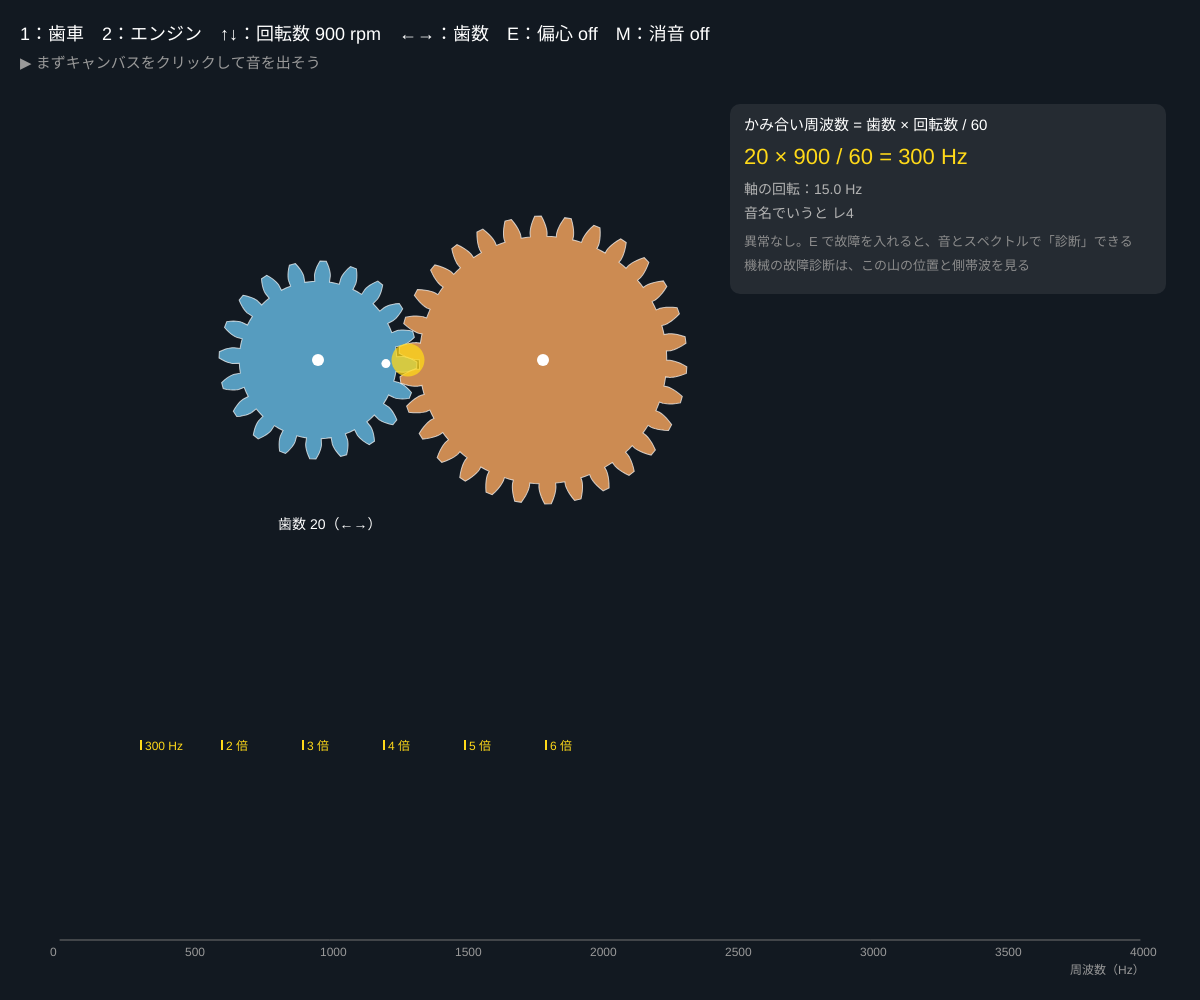
Frame 1 (no input)
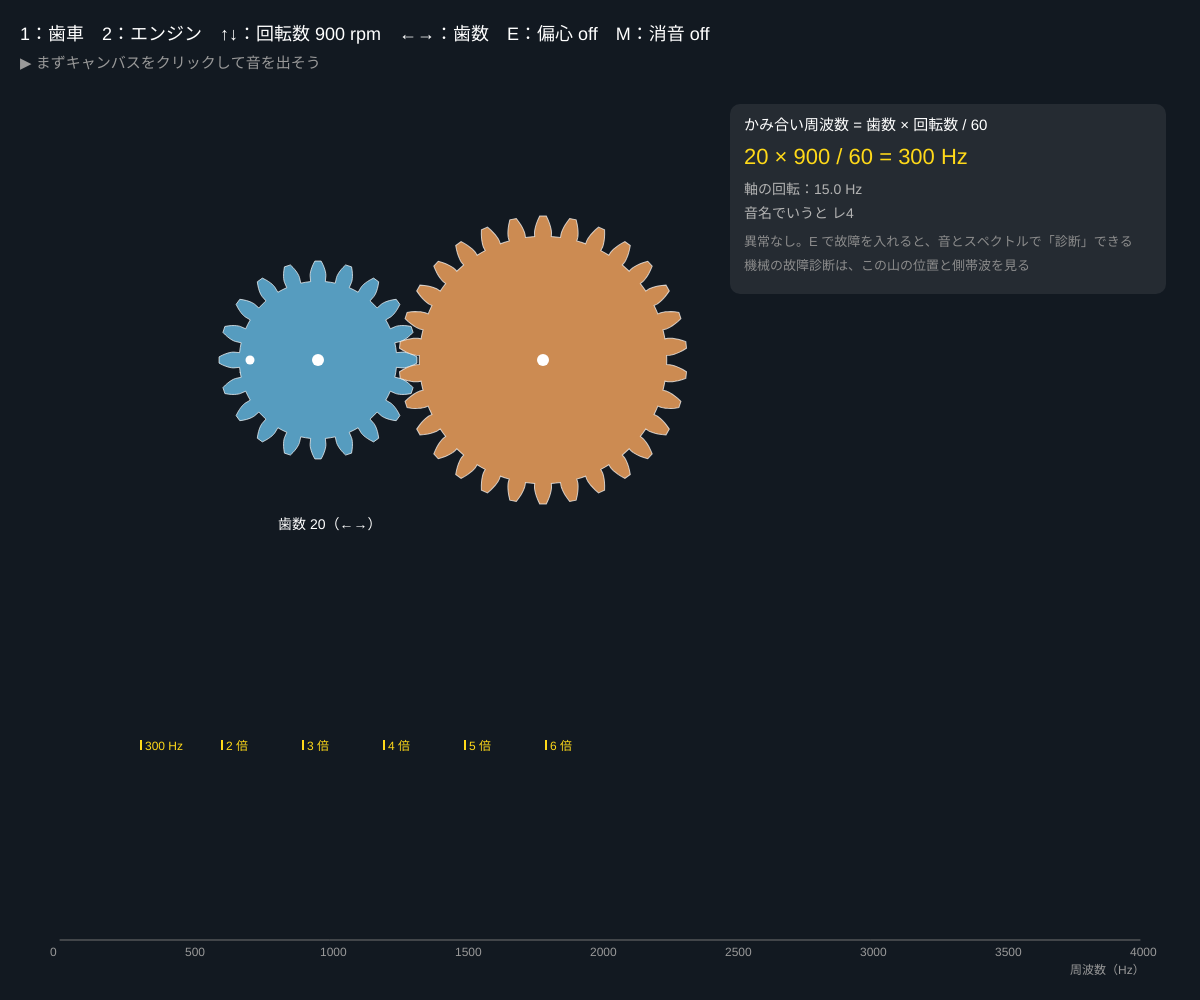
Frame 60 (no input)
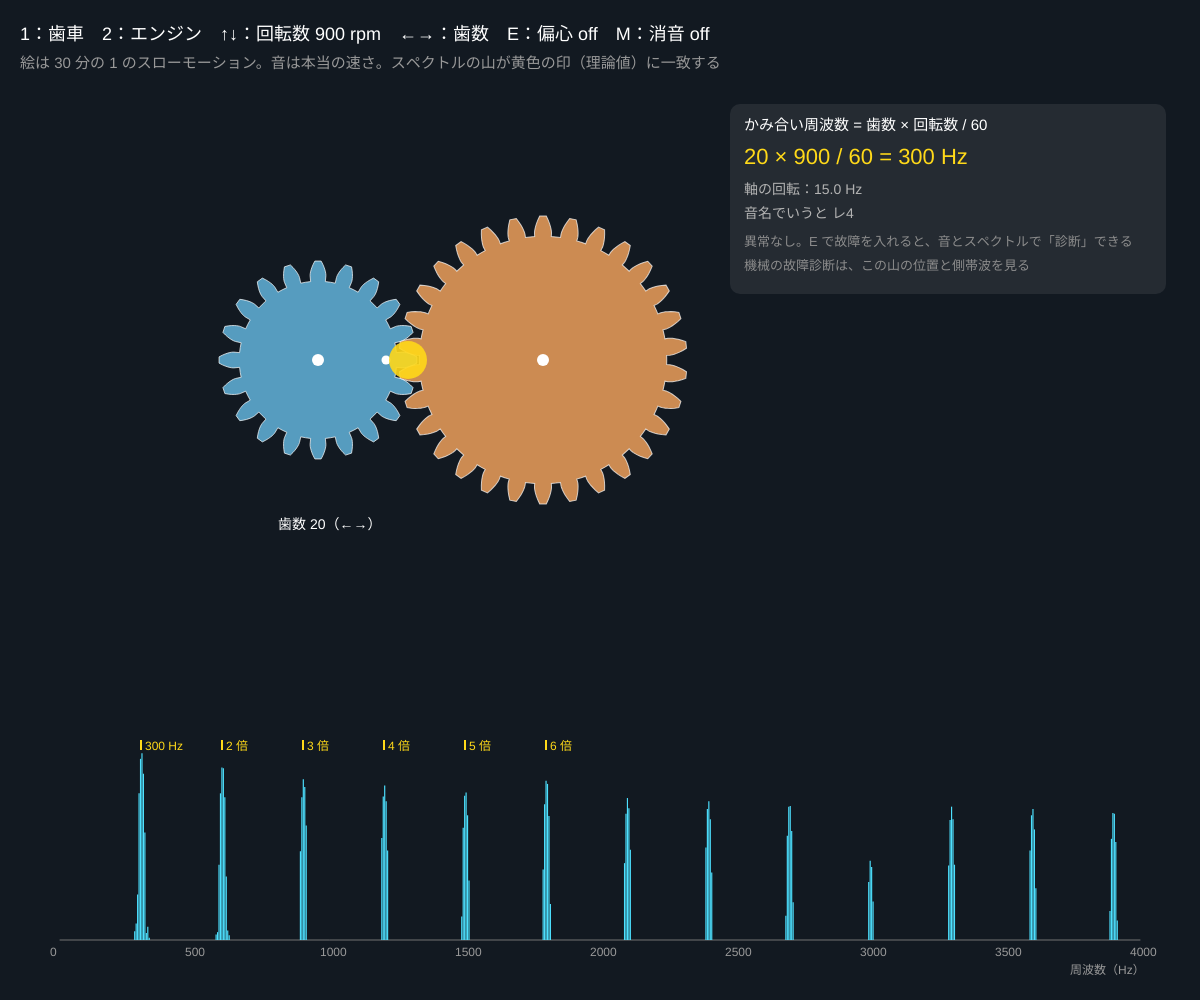
Frame 120 (the mouse pressed at the canvas centre since frame 60)

The p5.js sketch that drew these frames (run headless with seeded random() and noise() and a simulated clock; from frame 60 on, the mouse is pressed at the canvas centre):

// p5.js sketch
// ── sketch.js
// ============================================
// 13 機械の音 🔊
// 機械の音の高さは「1 秒に何回ぶつかるか」で決まる
//   歯車：かみ合い周波数 = 歯数 × 回転数 / 60　　エンジン（4 サイクル）：爆発の周波数 = 気筒数 × 回転数 / 120
// まずクリックで音を出す / 1 = 歯車 / 2 = エンジン / ↑↓（押し続ける）= 回転数 / ←→ = 歯数・気筒数 / E = 偏心（歯車）・失火（エンジン）/ M = 消音
// ※ 一番下の「音を鳴らすための道具」まで全部コピーしてください
// ============================================

let machineId = 1;            // 1 歯車 / 2 エンジン
let rpm = 900;                // ★ 回転数（1 分あたり）
let gearZ = 20;               // ★ 駆動歯車の歯数
let cylList = [1, 2, 3, 4, 6, 8], cylId = 3;   // ★ 気筒数の候補
let fault = false;            // 偏心・失火（異常）
let muted = false;
let volume = 0.12;            // ★ 音の大きさ（0〜0.3）
let slowMo = 1 / 30;          // ★ 絵のスローモーション倍率
let crank = 0;                // 回転角（絵のため）
let outA = [], outB = [];
const PA = (20 * Math.PI) / 180;

function setup() {
  createCanvas(windowWidth, windowHeight);
  colorMode(HSB, 360, 100, 100, 100);
  rebuild();
}
function rebuild() { outA = makeGearOutline(gearZ, 9, PA); outB = makeGearOutline(30, 9, PA); }

// ★ 音の高さを決める 2 つの周波数（Hz）
function frequencies() {
  let shaft = rpm / 60;                                   // 軸が 1 秒に回る回数
  if (machineId === 1) return { main: gearZ * shaft, slow: shaft, mainName: 'かみ合い周波数 = 歯数 × 回転数 / 60', slowName: '軸の回転' };
  return { main: (cylList[cylId] * rpm) / 120, slow: rpm / 120, mainName: '爆発の周波数 = 気筒数 × 回転数 / 120', slowName: '1 サイクル（2 回転）' };
}

function draw() {
  background(212, 45, 13);
  if (keyIsDown(UP_ARROW)) rpm *= 1.012;
  if (keyIsDown(DOWN_ARROW)) rpm /= 1.012;
  rpm = constrain(rpm, 200, 7000);
  let fq = frequencies();
  crank += (rpm / 60) * 2 * Math.PI * (1 / 60) * slowMo;
  // ---- 音を更新：主の音（のこぎり波）＋ 2 倍音、異常のときは遅い周期で音量がゆれる（AM 変調 → 側帯波）
  setMachineSound(fq.main, muted ? 0 : volume, machineId === 1 ? 5000 : Math.min(fq.main * 8, 3000), fq.slow, fault ? 0.8 : 0);

  let ccy = height * 0.36;
  if (machineId === 1) {
    // ---- 歯車：歯が 1 枚かみ合うたびに 1 回「カチッ」
    let r1 = (9 * gearZ) / 2, r2 = (9 * 30) / 2, ccx = width * 0.34;
    let fit = Math.min(1, (height * 0.42) / (2 * Math.max(r1, r2) + 30));
    let wob = fault ? 5 : 0;                               // 偏心：軸の中心がずれている
    push();
    translate(ccx, ccy); scale(fit);
    let rotB = Math.PI + Math.PI / 30 - (crank * gearZ) / 30;
    stroke(0, 0, 100, 70); strokeWeight(1 / fit);
    fill(200, 55, 75); drawOutline(outA, -r1 + wob * Math.cos(crank), wob * Math.sin(crank), crank);
    fill(28, 60, 80); drawOutline(outB, r2, 0, rotB);
    noStroke(); fill(0, 0, 100);
    circle(-r1, 0, 12); circle(r2, 0, 12);
    circle(-r1 + (r1 - 22) * Math.cos(crank), (r1 - 22) * Math.sin(crank), 9);
    // かみ合いの瞬間のフラッシュ
    let toothPhase = ((crank * gearZ) / (2 * Math.PI)) % 1;
    fill(50, 90, 100, (1 - toothPhase) * 90); circle(0, 0, 30 * (1 - toothPhase) + 8);
    pop();
    noStroke(); fill(0, 0, 100); textSize(14);
    text('歯数 ' + gearZ + '（←→）', ccx - r1 * fit - 40, ccy + Math.max(r1, r2) * fit + 34);
  } else {
    // ---- エンジン：気筒が順番に爆発する（2 回転 = 720° で全気筒が 1 回ずつ）
    let n = cylList[cylId], cw = Math.min(90, (width * 0.6) / n), x0 = width * 0.34 - (n * cw) / 2;
    for (let i = 0; i < n; i++) {
      let ang = crank + (i * 4 * Math.PI) / n;             // 気筒ごとに 720°/n ずつずらす
      let cyc = ((ang % (4 * Math.PI)) + 4 * Math.PI) % (4 * Math.PI);
      let py = ccy - 30 - 46 * Math.cos(ang), x = x0 + i * cw + cw / 2;
      let firing = cyc < 0.9 && !(fault && i === 0);
      noStroke(); fill(firing ? 20 : 0, firing ? 90 : 0, firing ? 100 : 22);
      rect(x - cw * 0.36, ccy - 110, cw * 0.72, py - (ccy - 110));          // 燃焼室
      fill(0, 0, 35); rect(x - cw * 0.36 - 6, ccy - 116, 6, 190); rect(x + cw * 0.36, ccy - 116, 6, 190); rect(x - cw * 0.36 - 6, ccy - 116, cw * 0.72 + 12, 6);
      fill(40, 15, 85); rect(x - cw * 0.36, py, cw * 0.72, 30, 3);          // ピストン
      stroke(0, 0, 70); strokeWeight(5);
      let kx = x + 22 * Math.sin(ang), ky = ccy + 110 - 22 * Math.cos(ang) - 24;
      line(x, py + 30, kx, ky);
      noStroke(); fill(8, 70, 100); circle(kx, ky, 10);
      fill(0, 0, 100); textSize(13); text(fault && i === 0 ? '失火' : '#' + (i + 1), x - 12, ccy + 132);
    }
    noStroke(); fill(0, 0, 100); textSize(14);
    text('気筒数 ' + n + '（←→）', x0, ccy + 158);
  }

  // ---- スペクトル（どの高さの音が入っているか）
  let gx = 60, gw = width - 120, gh = height * 0.2, gy = height - 60 - gh, fTop = machineId === 1 ? 4000 : 1000;
  stroke(0, 0, 45); strokeWeight(1); line(gx, gy + gh, gx + gw, gy + gh);
  let spec = getSpectrum();
  if (spec) {
    let hzPerBin = audioCtx.sampleRate / 2 / spec.length, nb = Math.min(spec.length, Math.floor(fTop / hzPerBin));
    noStroke(); fill(190, 70, 100);
    for (let i = 1; i < nb; i++) { let v = (spec[i] / 255) * gh; if (v > 2) rect(gx + ((i * hzPerBin) / fTop) * gw, gy + gh - v, Math.max((gw / nb) * 0.8, 1), v); }
  }
  // 理論の周波数に印
  noStroke(); textSize(12);
  for (let k = 1; k <= 6; k++) {
    let f = fq.main * k; if (f > fTop) break;
    fill(50, 90, 100); rect(gx + (f / fTop) * gw - 1, gy, 2, 10);
    if (k === 1 || (fq.main / fTop) * gw > 60) text(k === 1 ? nf(f, 1, 0) + ' Hz' : k + ' 倍', gx + (f / fTop) * gw + 4, gy + 10);
  }
  fill(0, 0, 60);
  for (let f = 0; f <= fTop; f += fTop / 8) text(f, gx + (f / fTop) * gw - 10, gy + gh + 16);
  text('周波数（Hz）', gx + gw - 70, gy + gh + 34);

  // ---- 文字
  noStroke(); fill(0, 0, 100); textSize(18);
  text('1：歯車　2：エンジン　↑↓：回転数 ' + nf(rpm, 1, 0) + ' rpm　←→：' + (machineId === 1 ? '歯数' : '気筒数') + '　E：' + (machineId === 1 ? '偏心' : '失火') + ' ' + (fault ? 'ON' : 'off') + '　M：消音 ' + (muted ? 'ON' : 'off'), 20, 40);
  fill(0, 0, 60); textSize(15);
  text(audioCtx ? '絵は ' + Math.round(1 / slowMo) + ' 分の 1 のスローモーション。音は本当の速さ。スペクトルの山が黄色の印（理論値）に一致する' : '▶ まずキャンバスをクリックして音を出そう', 20, 68);
  let ix = width * 0.62, iy = 130;
  fill(0, 0, 100, 8); rect(ix - 14, iy - 26, width - ix - 20, 190, 10);
  fill(0, 0, 100); textSize(15);
  text(fq.mainName, ix, iy);
  fill(50, 90, 100); textSize(22);
  text(machineId === 1 ? gearZ + ' × ' + nf(rpm, 1, 0) + ' / 60 = ' + nf(fq.main, 1, 0) + ' Hz' : cylList[cylId] + ' × ' + nf(rpm, 1, 0) + ' / 120 = ' + nf(fq.main, 1, 0) + ' Hz', ix, iy + 34);
  fill(0, 0, 70); textSize(14);
  text(fq.slowName + '：' + nf(fq.slow, 1, 1) + ' Hz', ix, iy + 64);
  text('音名でいうと ' + noteName(fq.main), ix, iy + 88);
  fill(fault ? 0 : 0, fault ? 70 : 0, fault ? 100 : 55); textSize(13);
  text(fault ? (machineId === 1 ? '偏心：1 回転ごとに音がうねり、山の両側に ±' + nf(fq.slow, 1, 1) + ' Hz の側帯波が出る' : '失火：1 気筒が爆発せず、2 回転に 1 回のうねり（半次数の振動）が出る') : '異常なし。E で故障を入れると、音とスペクトルで「診断」できる', ix, iy + 116);
  fill(0, 0, 55);
  text('機械の故障診断は、この山の位置と側帯波を見る', ix, iy + 140);
}

// 周波数 → 音名（ラ = 440 Hz）
function noteName(f) {
  let names = ['ド', 'ド#', 'レ', 'レ#', 'ミ', 'ファ', 'ファ#', 'ソ', 'ソ#', 'ラ', 'ラ#', 'シ'];
  let midi = Math.round(69 + 12 * Math.log2(Math.max(f, 1) / 440));
  return names[((midi % 12) + 12) % 12] + (Math.floor(midi / 12) - 1);
}

function mousePressed() { startAudio(); }

function keyPressed() {
  startAudio();
  if (key === '1' || key === '2') machineId = Number(key);
  if (key === LEFT_ARROW) { if (machineId === 1) gearZ = constrain(gearZ - 1, 8, 48); else cylId = constrain(cylId - 1, 0, cylList.length - 1); }
  if (key === RIGHT_ARROW) { if (machineId === 1) gearZ = constrain(gearZ + 1, 8, 48); else cylId = constrain(cylId + 1, 0, cylList.length - 1); }
  if (key === 'e' || key === 'E') fault = !fault;
  if (key === 'm' || key === 'M') muted = !muted;
  rebuild();
}

// ---------- やってみよう ----------
// 1. 歯数 20、900 rpm のかみ合い周波数は 300 Hz。回転数を 2 倍にすると 1 オクターブ上がる。耳と数字で確かめよう
// 2. 歯数を 1 枚ずつ増やすと音はどう変わる？ 電車のモーター音（ギア音）が加速で高くなる理由
// 3. エンジンを 4 気筒 3000 rpm と 8 気筒 1500 rpm にして聞き比べよう。爆発の周波数は同じ。何がちがう？
// 4. E で偏心・失火を入れ、スペクトルの山の両側（側帯波）を探そう。うねりの周期は何 Hz？
// 5. 道具の osc1.type を 'square' や 'triangle' に変えると音色（倍音の並び）が変わる。スペクトルで見比べよう

// ==================================================
// ここから下は「歯車の道具」です（インボリュート歯形の輪郭を作る）
// ==================================================

// 歯数 z、モジュール m、圧力角 pa（ラジアン）の歯車の輪郭を [x, y] の配列で返す
//   歯 1 枚の中心が角度 0（+x 方向）を向く。ha・hf は歯先・歯元の高さ（モジュールの何倍か）
//   インボリュート：基礎円 rb に巻いた糸をほどくときの糸の先。ほどいた角 t の点は
//   半径 rb√(1 + t²)、角度 inv = t − atan t
function makeGearOutline(z, m, pa, ha, hf) {
  if (ha === undefined) ha = 1;
  if (hf === undefined) hf = 1.25;
  let r = (m * z) / 2, rb = r * Math.cos(pa);
  let ra = r + ha * m, rf = Math.max(r - hf * m, m);
  let half = Math.PI / (2 * z) + Math.tan(pa) - pa;      // 基礎円の上での歯の半角
  let t0 = rf > rb ? Math.sqrt((rf / rb) * (rf / rb) - 1) : 0;
  let t1 = Math.sqrt(Math.max((ra / rb) * (ra / rb) - 1, t0 * t0));
  let flank = [];                                        // [半径, 歯の中心からの角度]
  if (rf < rb) flank.push([rf, half]);                   // 基礎円より内側はまっすぐ
  for (let i = 0; i <= 8; i++) {
    let t = t0 + ((t1 - t0) * i) / 8;
    flank.push([rb * Math.sqrt(1 + t * t), Math.max(half - (t - Math.atan(t)), 0)]);
  }
  let pts = [];
  for (let k = 0; k < z; k++) {
    let c = (k * 2 * Math.PI) / z;
    pts.push([rf * Math.cos(c - Math.PI / z), rf * Math.sin(c - Math.PI / z)]);   // 歯底の真ん中
    for (let i = 0; i < flank.length; i++) pts.push([flank[i][0] * Math.cos(c - flank[i][1]), flank[i][0] * Math.sin(c - flank[i][1])]);
    for (let i = flank.length - 1; i >= 0; i--) pts.push([flank[i][0] * Math.cos(c + flank[i][1]), flank[i][0] * Math.sin(c + flank[i][1])]);
  }
  return pts;
}

// 輪郭を (x, y) に角度 rot で描く
function drawOutline(pts, x, y, rot) {
  push();
  translate(x, y);
  rotate(rot);
  beginShape();
  for (let p of pts) vertex(p[0], p[1]);
  endShape(CLOSE);
  pop();
}

// ==================================================
// ここから下は「音を鳴らすための道具」です（Web Audio）
// （中身は読まなくても OK。消さないでね）
// ==================================================
let audioCtx, masterOut, analyser, specData;
let osc1, osc2, toneFilter, toneGain, lfo, lfoGain, amGain;
function startAudio() {
  if (!audioCtx) {
    audioCtx = new AudioContext();
    masterOut = audioCtx.createDynamicsCompressor();
    analyser = audioCtx.createAnalyser();
    analyser.fftSize = 8192; analyser.smoothingTimeConstant = 0.6;
    specData = new Uint8Array(analyser.frequencyBinCount);
    masterOut.connect(analyser); analyser.connect(audioCtx.destination);
    // 主の音（のこぎり波）と 2 倍音 → フィルター → 音量 → AM 変調
    osc1 = audioCtx.createOscillator(); osc2 = audioCtx.createOscillator();
    osc1.type = 'sawtooth'; osc2.type = 'square';
    let g2 = audioCtx.createGain(); g2.gain.value = 0.25;
    toneFilter = audioCtx.createBiquadFilter(); toneFilter.type = 'lowpass';
    toneGain = audioCtx.createGain(); toneGain.gain.value = 0;
    amGain = audioCtx.createGain(); amGain.gain.value = 1;
    osc1.connect(toneFilter); osc2.connect(g2); g2.connect(toneFilter);
    toneFilter.connect(toneGain); toneGain.connect(amGain); amGain.connect(masterOut);
    // 遅い波（LFO）で音量をゆらす
    lfo = audioCtx.createOscillator(); lfoGain = audioCtx.createGain(); lfoGain.gain.value = 0;
    lfo.connect(lfoGain); lfoGain.connect(amGain.gain);
    osc1.start(); osc2.start(); lfo.start();
  }
  audioCtx.resume();
}
// 音の高さ freq（Hz）、大きさ vol、フィルター cutoff（Hz）、ゆれの速さ slowHz と深さ depth（0〜1）
function setMachineSound(freq, vol, cutoff, slowHz, depth) {
  if (!audioCtx) return;
  let t = audioCtx.currentTime;
  osc1.frequency.setTargetAtTime(constrain(freq, 5, 8000), t, 0.03);
  osc2.frequency.setTargetAtTime(constrain(freq * 2, 5, 12000), t, 0.03);
  toneFilter.frequency.setTargetAtTime(constrain(cutoff, 100, 12000), t, 0.05);
  toneGain.gain.setTargetAtTime(constrain(vol, 0, 0.3), t, 0.05);
  lfo.frequency.setTargetAtTime(constrain(slowHz, 0.1, 200), t, 0.05);
  lfoGain.gain.setTargetAtTime(constrain(depth, 0, 1), t, 0.05);
}
// いま鳴っている音のスペクトル（0〜255 の配列）。音がまだなら null
function getSpectrum() {
  if (!analyser) return null;
  analyser.getByteFrequencyData(specData);
  return specData;
}
